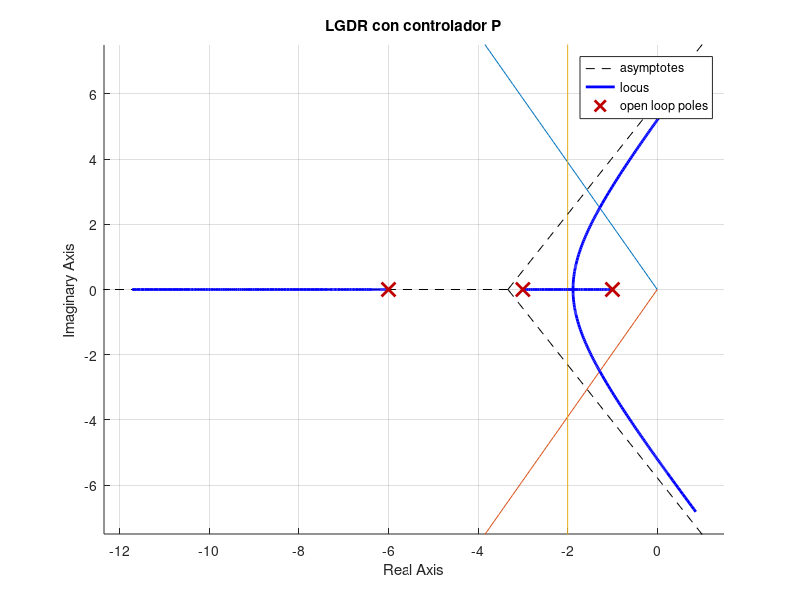

The MATLAB source for this figure:
% ts = 2s (Error del 2%)    ->  σ = 4/ts
% %Sobreoscilacion = 20%    ->  E = -log(0.2)/sqrt(pi^2 + log(0.2)^2) = 0.46
% Ess = 0


% 1. Obtener los polos dominantes buscados, en lazo cerrado para las especificaciones listadas anteriormente.
F = tf(15, [1 10 27 18]);   % Lazo abierto
H = feedback(F, 1, -1);     % Lazo cerrado

E = -log(0.2)/sqrt(pi^2 + log(0.2)^2);  %Calculamos el factor de amortiguamiento
ang_rad = acos(E);  % Angulo de inclinacion en radianes
m = tan(ang_rad);   % Pendiente de la recta
x = linspace(-10, 0);
y = 0 + m*(x - 0);  % Ecuacion de la recta

% Calculamos sigma:
ts = 2;
sigma = 4/ts;                                        

% En donde se cruza la recta y el LGDR -> Polos deseados para %OS = 20%
figure(1)
hold on
% Sobreelongación:
plot(x, -y, x, y);  % (Polos contenidos entre las dos diagonales)

% Tiempo de asentamiento:
plot([-sigma -sigma], [-10 10]);    % (Polos a la izquierda de la linea vertical)
Kp = 2.725;
F_P = Kp*F;
H_P = feedback(F_P, 1, -1);
figure(1)
rlocus(F); title("LGDR con controlador P");
hold off

[P, Z] = pzmap(F);

display(P(1));
display(P(2));
display(P(3));

% Interseccion de las 2 curvas (polos dominantes): s1,2 = -2 +- 3.9j